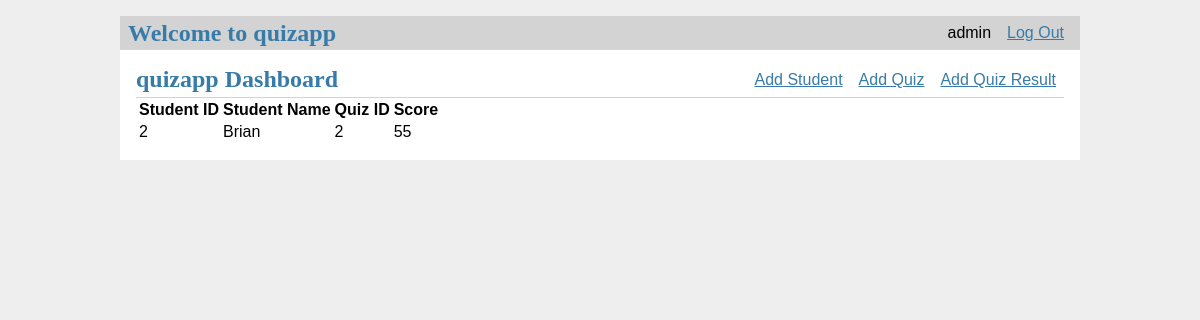
Page /results/2 (signed in) on the earlier database version.
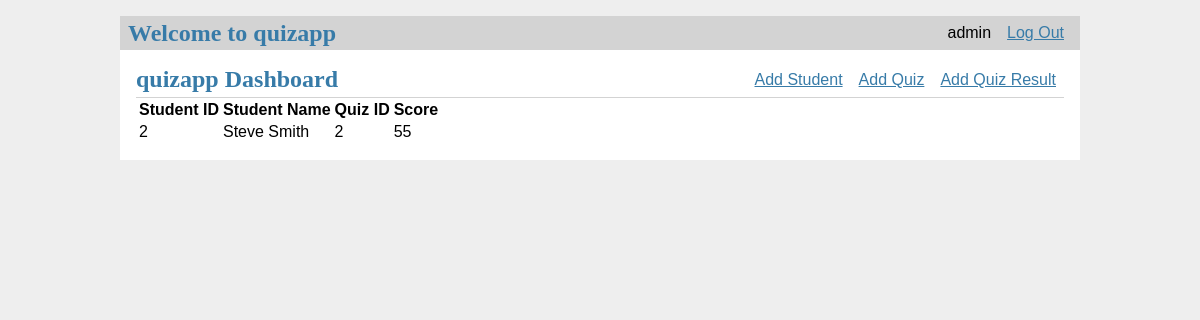
Same page on the later database version.
### tables this page shows
CREATE TABLE quiz_results (
    quiz_id INTEGER NOT NULL,
    student_id INTEGER NOT NULL, 
    student_name TEXT NOT NULL, 
    score INTEGER NOT NULL, 
    FOREIGN KEY (quiz_id) REFERENCES quizzes (quiz_id),
    FOREIGN KEY (student_id) REFERENCES students (id)
    );

### quizapp.py (the view)
@app.route('/results/<int:id>', methods=('GET', 'POST'))
@login_required
def view_results(id):
    results = get_results(id)
    error = None
    if not results:
        error = 'No Results Available'
    if error is not None:
        flash(error)
    return render_template('dashboard/viewresults.html', results=results)

### quizapp.py (called while the page is built)
def get_db():
    db = lite.connect(
        app.config['DATABASE'],
        detect_types=lite.PARSE_DECLTYPES
        )
    db.row_factory = lite.Row
    return db

@app.before_request
def load_logged_in_user():
    user_id = session.get('user_id')
    if user_id is None:
        g.user = None
    else:
        g.user = get_db().execute(
            'SELECT * FROM user WHERE id = ?', (user_id,)
        ).fetchone()

def login_required(view):
    @functools.wraps(view)
    def wrapped_view(**kwargs):
        if g.user is None:
            return redirect(url_for('login'))
        return view(**kwargs)
    return wrapped_view

def get_results(id):
    results = get_db().execute(
        'SELECT quiz_id, student_name, student_id, score'
        ' FROM quiz_results q JOIN students s ON q.student_id = s.id'
        ' WHERE q.student_id = ?',
        (id,)
    ).fetchall()
    return results

### templates/dashboard/viewresults.html
{% extends 'base.html' %}
{% block header %}
  <h1>{% block title %}quizapp Dashboard{% endblock %}</h1>
  {% if g.user %}
    <a class="action" href="/student/add">Add Student</a>
    <a class="action" href="/quiz/add">Add Quiz</a>
    <a class="action" href="/result/add">Add Quiz Result</a>
  {% endif %}
{% endblock %}
{% block content %}
    <table>
        <tr>
            <th>Student ID</th>
            <th>Student Name</th>
            <th>Quiz ID</th>
            <th>Score</th>
        </tr>
        {% for result in results %}
            <tr>
                <td>{{ result['student_id'] }}</td>
                <td>{{ result['student_name'] }}</td>
                <td>{{ result['quiz_id'] }}</td>
                <td>{{ result['score'] }}</td>
            </tr>
        {% endfor %}
    </table>
{% endblock %}

Differences in the rows shown:
changed quiz_results: student_name "Brian" → "Steve Smith"
